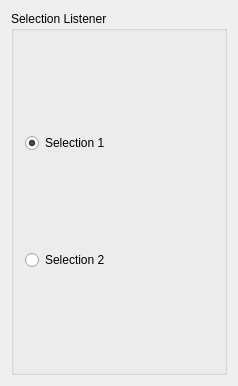
<?xml version="1.0" encoding="UTF-8"?>
<ui version="4.0">
 <class>ListenerViewControls</class>
 <widget class="QWidget" name="ListenerViewControls">
  <property name="enabled">
   <bool>true</bool>
  </property>
  <property name="geometry">
   <rect>
    <x>0</x>
    <y>0</y>
    <width>238</width>
    <height>386</height>
   </rect>
  </property>
  <property name="minimumSize">
   <size>
    <width>0</width>
    <height>0</height>
   </size>
  </property>
  <property name="windowTitle">
   <string>QmitkTemplate</string>
  </property>
  <layout class="QVBoxLayout" name="verticalLayout">
   <item>
    <layout class="QVBoxLayout" name="verticalLayout_3">
     <item>
      <widget class="QGroupBox" name="groupBox">
       <property name="title">
        <string>Selection Listener</string>
       </property>
       <layout class="QVBoxLayout" name="verticalLayout_2">
        <item>
         <widget class="QRadioButton" name="radioButton">
          <property name="text">
           <string>Selection 1</string>
          </property>
          <property name="checked">
           <bool>true</bool>
          </property>
         </widget>
        </item>
        <item>
         <widget class="QRadioButton" name="radioButton_2">
          <property name="text">
           <string>Selection 2</string>
          </property>
         </widget>
        </item>
       </layout>
      </widget>
     </item>
    </layout>
   </item>
  </layout>
 </widget>
 <layoutdefault spacing="6" margin="11"/>
 <resources/>
 <connections/>
</ui>
